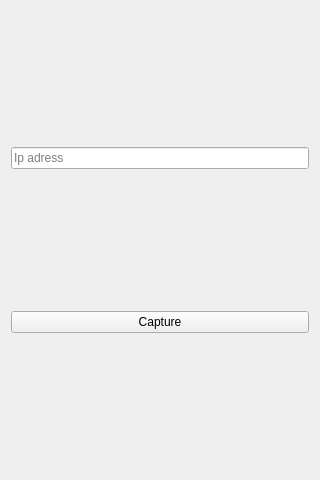
<?xml version="1.0" encoding="UTF-8"?>
<ui version="4.0">
 <class>MainWindow</class>
 <widget class="QMainWindow" name="MainWindow">
  <property name="geometry">
   <rect>
    <x>0</x>
    <y>0</y>
    <width>320</width>
    <height>480</height>
   </rect>
  </property>
  <property name="windowTitle">
   <string>MainWindow</string>
  </property>
  <widget class="QWidget" name="centralWidget">
   <layout class="QVBoxLayout" name="verticalLayout">
    <item>
     <widget class="QLineEdit" name="_hostLineEdit">
      <property name="placeholderText">
       <string>Ip adress</string>
      </property>
     </widget>
    </item>
    <item>
     <widget class="QPushButton" name="pushButton">
      <property name="text">
       <string>Capture</string>
      </property>
     </widget>
    </item>
   </layout>
  </widget>
 </widget>
 <layoutdefault spacing="6" margin="11"/>
 <resources/>
 <connections/>
</ui>
